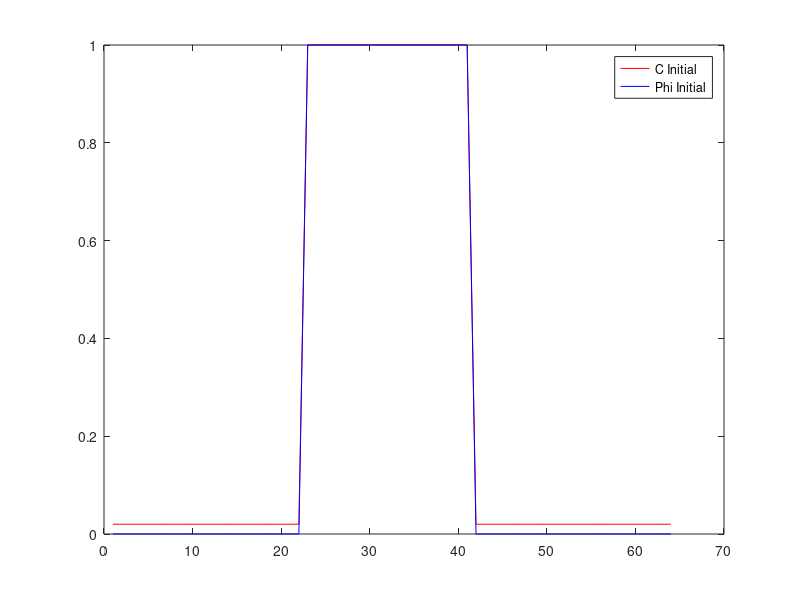
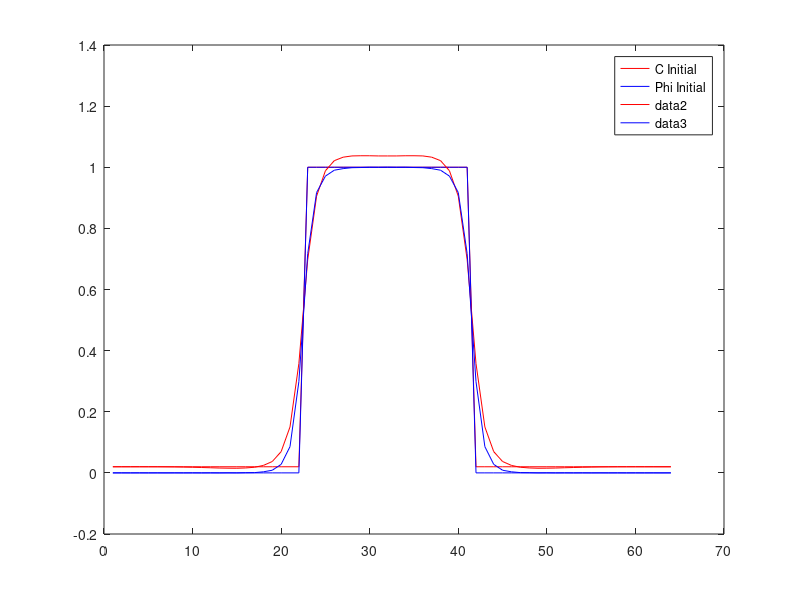

MATLAB code for these plots, in order:
%
% Copyright (c) 2018, Vishal_S
% All rights reserved. Please read the "license.txt" for license terms.
%
% Project Title: Phase field modelling
% 
% Developer: Vishal S
% 
% Contact Info: vishalsubbu97@gmail.com
%
clear all
clc
clf
more off;

function y = W(x)
  y = x*x*x*(10 - 15*x + 6*x*x );
endfunction

function y = Wprime(x)
  y = 3*x*x*(10 -15*x + 6*x*x) + x*x*x*(12*x - 15);
endfunction

N = 64;
halfN = N/2;
r = 10;
c = zeros(N,N);
phi = zeros(N,N);
phihat = zeros(N,N);
chat = zeros(N,N);
for i = 1:N
  for j =1:N
     if(((i-halfN)*(i-halfN) + (j-halfN)*(j-halfN))<r*r)
        c(i,j) = 1.0;
        phi(i,j) = 1.0;
     else
        c(i,j) = 0.02;
        phi(i,j) = 0.0;
     endif
  endfor
endfor

Cprofile = c(:,halfN);
Phiprofile = phi(:,halfN);

plot(Cprofile,'r-;C Initial;');
hold on;
plot(Phiprofile,'b-;Phi Initial;');

print -depsc PPTInitial.eps;

delk = 2*pi/N;
A =1.0;
B= 1.0;
M =1.0;
P = 1.0;
kappa = 1.0;
delt = 0.5;
for m = 1:1
  for n = 1:10
    n
    for i = 1:N
      for j = 1:N
        w = W(phi(i,j));
        if(phi(i,j)<0) w=0;
        elseif (phi(i,j)>1) w =1;
        endif
        hc(i,j) = 2*A*c(i,j)*(1-w) - 2*B*(1-c(i,j))*w;
      endfor
    endfor
    for i = 1:N
      for j =1:N
        wp = Wprime(phi(i,j));
        if(phi(i,j)<0) wp = 0.0;
        endif
        if(phi(i,j) >1) wp =0.0;
        endif
        hp(i,j) = -A*c(i,j)*c(i,j)*wp + B*(1-c(i,j))*(1-c(i,j))*wp + 2*P*phi(i,j)*(1-phi(i,j))*(1-2*phi(i,j));
      endfor
    endfor
    hchat = fft2(hc);
    hphat = fft2(hp);
    chat = fft2(c);
    phihat = fft2(phi);
    for i = 1:N
      if( (i-1) <= halfN ) kx = (i-1)*delk;
      endif
      if((i-1)>halfN)  kx = (i-1-N)*delk;
      endif
      for j = 1:N
        if((j-1)<=halfN) ky = (j-1)*delk;
        endif
        if((j-1)>halfN) ky = (j-1-N)*delk;
        endif
        k2 = kx*kx + ky*ky ;
        k4 = k2*k2;
        chat(i,j) = (chat(i,j) - delt*k2*hchat(i,j))/(1 + 2*k4*delt);
        phihat(i,j) = (phihat(i,j) - delt*hphat(i,j))/(1+2*k2*delt);
       endfor
    endfor
    c = real(ifft2(chat));
    phi = real(ifft2(phihat));       
  endfor
endfor
Cprofile = c(:,halfN);
Phiprofile = phi(:,halfN);
plot(Cprofile,'r-');
hold on 
plot(Phiprofile,'b-');
print -depsc PPTFinal.eps

     

  
